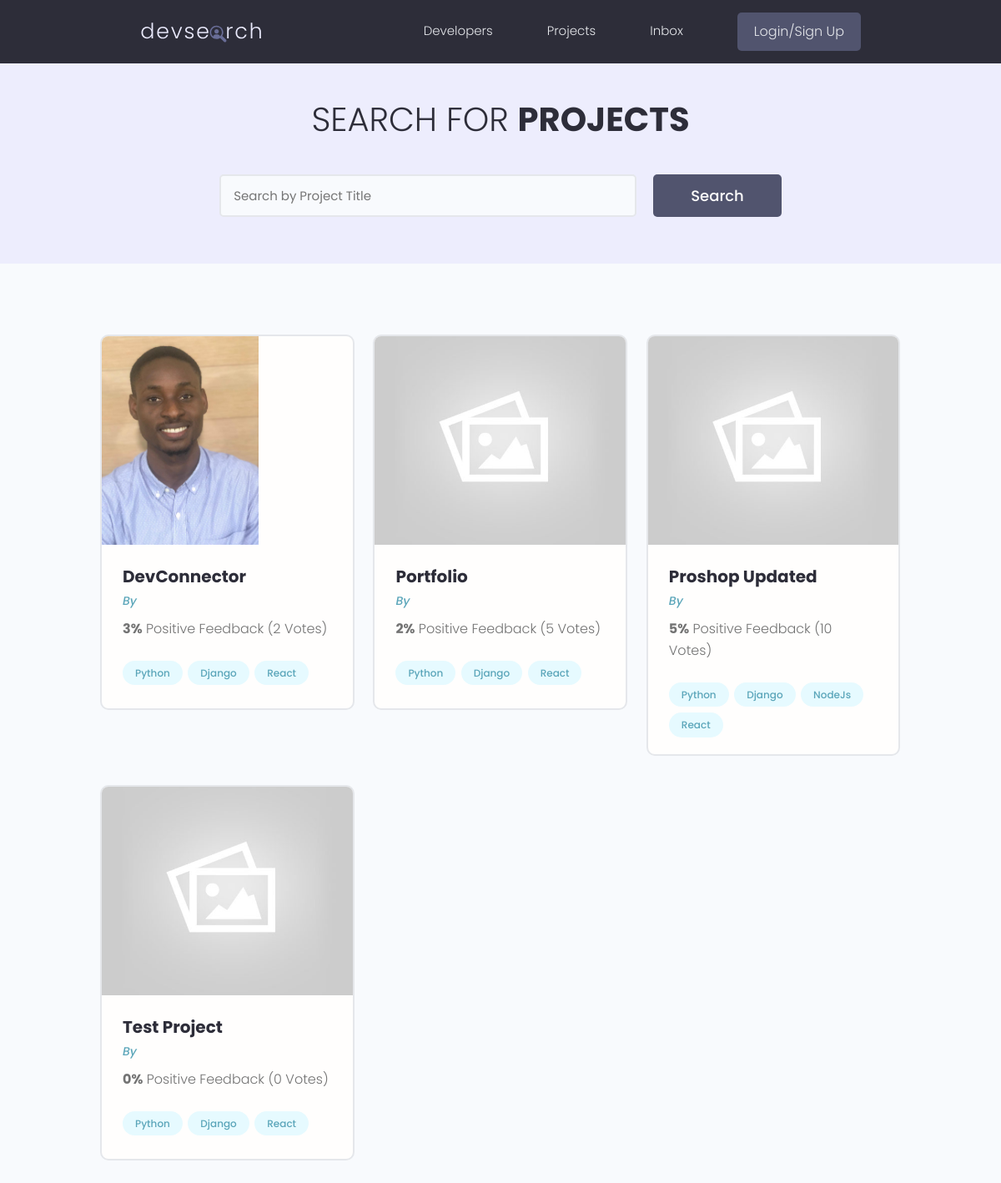
Before: /projects/ with the older database file.
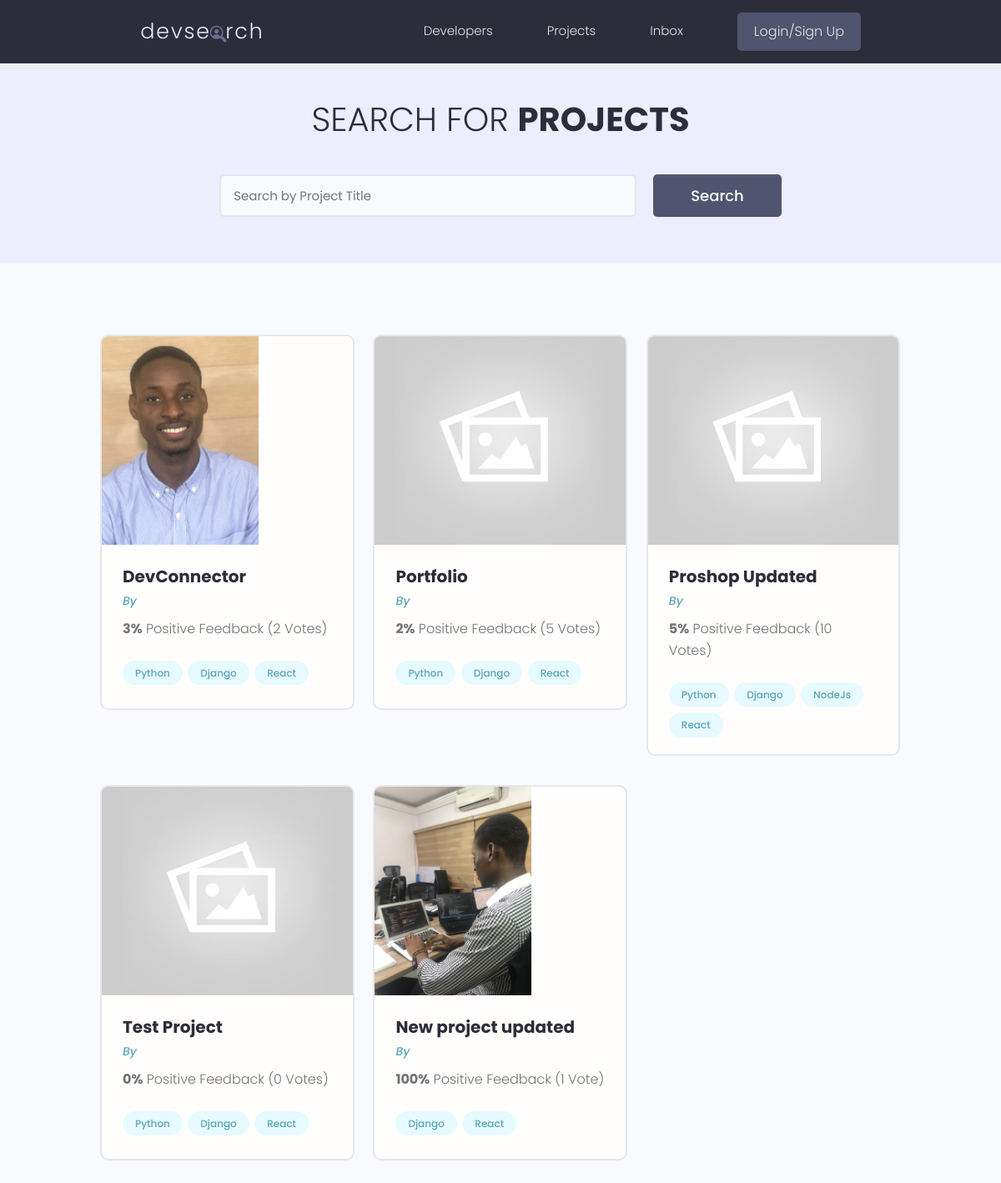
After: the same page with the newer database file.
### projects/models.py (models this page shows, shortened)
class Project(models.Model):
    owner = models.ForeignKey(Profile, on_delete=models.SET_NULL, null=True, blank=True)
    title = models.CharField(max_length=200)
    description = models.CharField(max_length=2000, null=True, blank=True)
    demo_link = models.CharField(max_length=2000, null=True, blank=True)
    source_link = models.CharField(max_length=2000, null=True, blank=True)
    featured_image = models.ImageField(null=True, blank=True, default='default.jpg')
    tags = models.ManyToManyField('Tag', blank=True)
    vote_total = models.IntegerField(default=0, null=True, blank=True)
    vote_ratio = models.IntegerField(default=0, null=True, blank=True)
    createdAt = models.DateTimeField(auto_now_add=True)
    id = models.UUIDField(default=uuid.uuid4, unique=True, primary_key=True, editable=False)

class Tag(models.Model):
    name = models.CharField(max_length=500)
    createdAt = models.DateTimeField(auto_now_add=True)
    id = models.UUIDField(default=uuid.uuid4, unique=True,
                          primary_key=True, editable=False)

### projects/views.py (the view)
# urls.py: path('projects/', include('projects.urls')),
def projects(request):
    projects = Project.objects.all()
    context = {'projects': projects}
    return render(request, 'projects/projects.html', context)

### projects/templates/projects/projects.html (shortened to what this page needs)
{% extends 'main.html' %}
{% block content %}
<main class="projects">
	<section class="hero-section text-center">
		<div class="container container--narrow">
			<div class="hero-section__box">
				<h2>Search for <span>Projects</span></h2>
			</div>
			<div class="hero-section__search">
				<form class="form" action="#" method="get">
					<div class="form__field">
						<input
							class="input input--text"
							id="formInput#search"
							type="text"
							name="text"
							placeholder="Search by Project Title"
						/>
					</div>
					<input class="btn btn--sub btn--lg" type="submit" value="Search" />
				</form>
			</div>
		</div>
	</section>
	<section class="projectsList">
		<div class="container">
			<div class="grid grid--three">
				{% for project in projects %}
          <div class="column">
            <div class="card project">
              <a href="{% url 'project' project.id %}" class="project">
                <img
                  class="project__thumbnail"
                  src="{{ project.featured_image.url }}"
                  alt="{{ project.title }}"
                />
                <div class="card__body">
                  <h3 class="project__title">{{ project.title}}</h3>
                  <p><a class="project__author" href="{% url 'user_profile' project.owner.id %}">By {{ project.owner.name }}</a></p>
                  <p class="project--rating">
                    <span style="font-weight: bold"
                      >{{ project.vote_ratio }}%</span
                    >
                    Positive Feedback ({{ project.vote_total }} Vote{{project.vote_total|pluralize:'s' }})
                  </p>
                  <div class="project__tags">
                    {% for tag in project.tags.all %}
                      <span class="tag tag--pill tag--main">
                        <small>{{ tag.name }}</small>
                      </span>
                    {% endfor %}
                  </div>
                </div>
              </a>
            </div>
          </div>
				{% endfor %}
			</div>
		</div>
	</section>
</main>
{% endblock content %}

Changed rows visible on the page:
added Project: featured_image (picture), title "New project updated", vote_ratio "100", vote_total "1", Tag (name "Django"), Tag (name "React")
